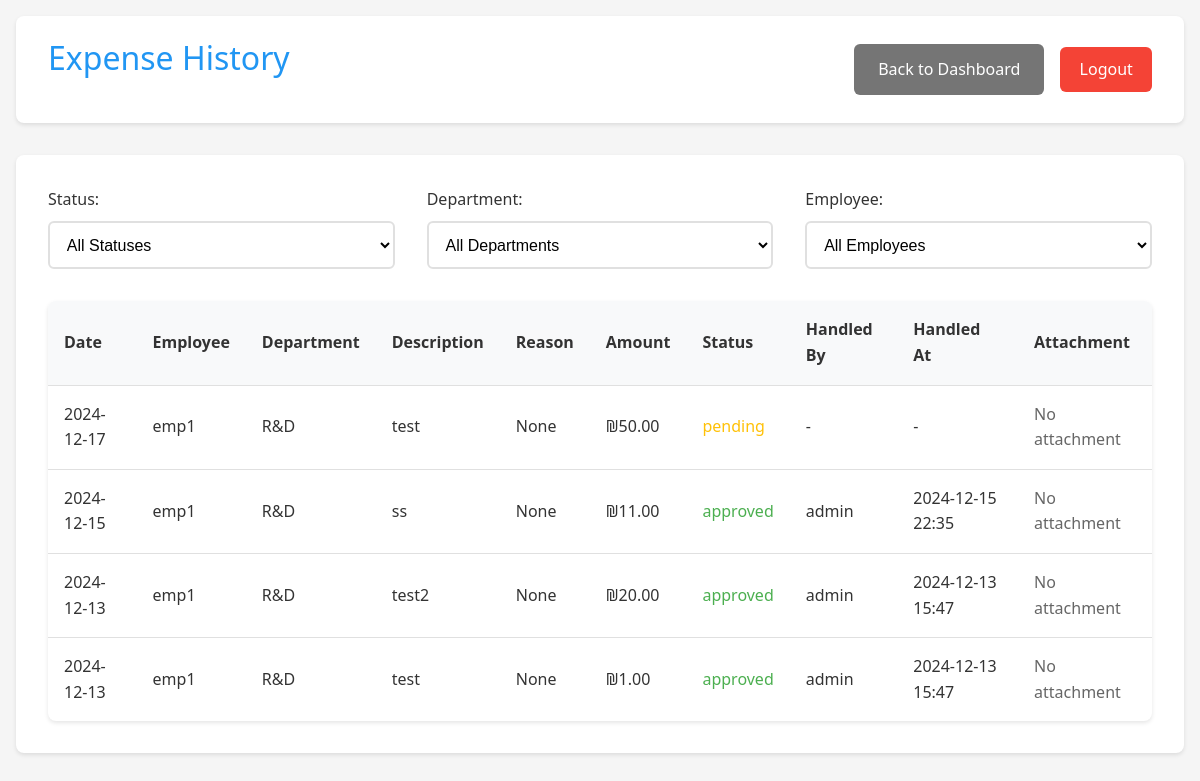
The page /manager/history (signed in) on the database as committed earlier.
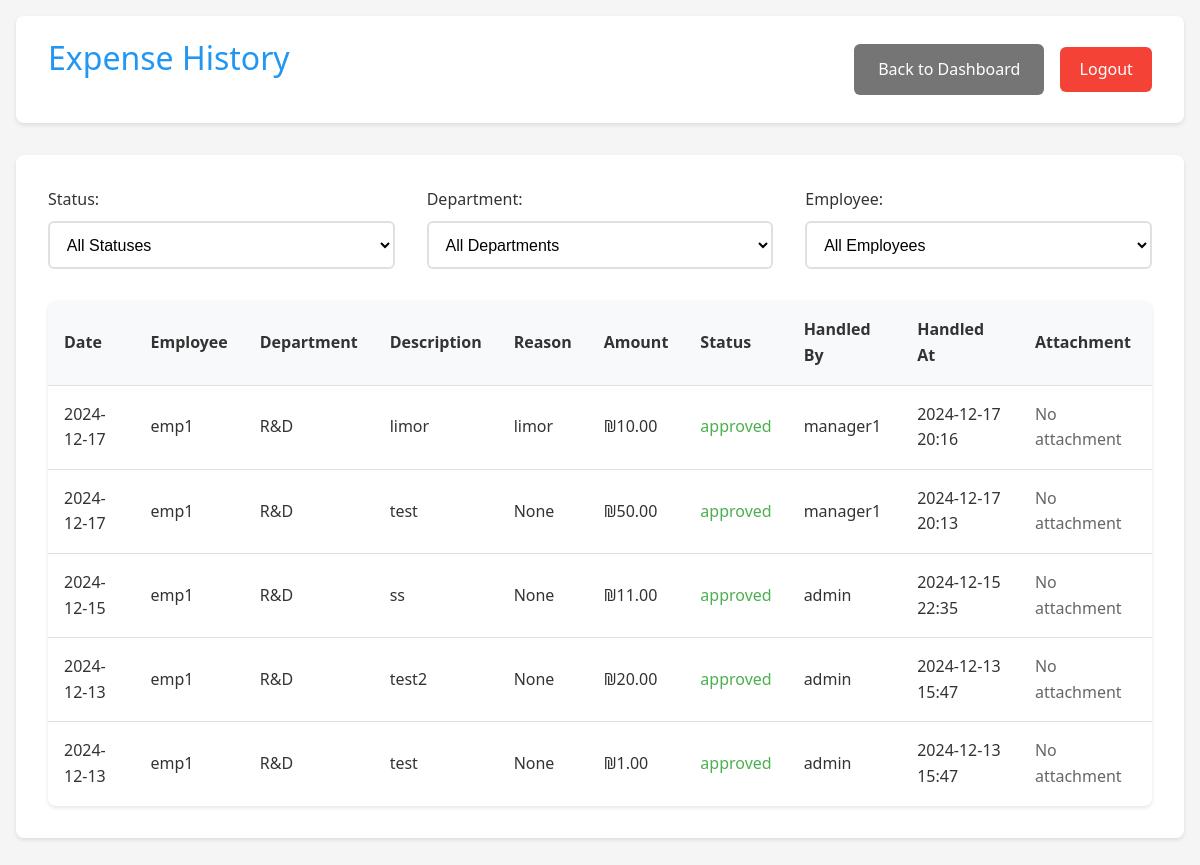
The same page on the database as committed later.
### app.py (models this page shows, shortened)
class Expense(db.Model):
    __tablename__ = 'expense'
    id = db.Column(db.Integer, primary_key=True)
    amount = db.Column(db.Float, nullable=False)
    description = db.Column(db.String(200))
    reason = db.Column(db.String(500))  # New field for reason
    date = db.Column(db.DateTime, nullable=False, default=datetime.utcnow)
    status = db.Column(db.String(20), default='pending')
    user_id = db.Column(db.Integer, db.ForeignKey('user.id'), nullable=False)
    subcategory_id = db.Column(db.Integer, db.ForeignKey('subcategory.id'), nullable=False)
    quote_filename = db.Column(db.String(255))
    invoice_filename = db.Column(db.String(255))
    receipt_filename = db.Column(db.String(255))
    manager_id = db.Column(db.Integer, db.ForeignKey('user.id'), nullable=True)
    handled_at = db.Column(db.DateTime, nullable=True)

class User(UserMixin, db.Model):
    __tablename__ = 'user'
    id = db.Column(db.Integer, primary_key=True)
    username = db.Column(db.String(80), unique=True, nullable=False)
    password = db.Column(db.String(120), nullable=False)
    is_manager = db.Column(db.Boolean, default=False)
    is_admin = db.Column(db.Boolean, default=False)
    department_id = db.Column(db.Integer, db.ForeignKey('department.id'))
    status = db.Column(db.String(20), default='active')  # active, inactive, pending
    submitted_expenses = db.relationship('Expense',
                                       primaryjoin='User.id==Expense.user_id',
                                       backref='submitter',
                                       lazy=True)
    handled_expenses = db.relationship('Expense',
                                     primaryjoin='User.id==Expense.manager_id',
                                     backref='handler',
                                     lazy=True)

class Department(db.Model):
    __tablename__ = 'department'
    id = db.Column(db.Integer, primary_key=True)
    name = db.Column(db.String(100), nullable=False)
    budget = db.Column(db.Float, default=0.0)
    users = db.relationship('User', backref='department', lazy=True)
    categories = db.relationship('Category', backref='department', lazy=True)

### app.py (the view)
@app.route('/manager/history')
@login_required
def expense_history():
    if not current_user.is_manager:
        return redirect(url_for('employee_dashboard'))
    status = request.args.get('status', 'all')
    employee = request.args.get('employee', 'all')
    department = request.args.get('department', 'all')
    query = Expense.query.join(User, Expense.user_id == User.id)
    if current_user.username != 'admin':
        query = query.filter(User.department_id == current_user.department_id)
    if status != 'all':
        query = query.filter(Expense.status == status)
    if employee != 'all':
        query = query.filter(Expense.user_id == employee)
    if department != 'all' and current_user.username == 'admin':
        query = query.filter(User.department_id == department)
    if current_user.username == 'admin':
        employees = User.query.filter_by(is_manager=False).all()
        departments = Department.query.all()
    else:
        employees = User.query.filter_by(
            is_manager=False,
            department_id=current_user.department_id
        ).all()
        departments = [current_user.department] if current_user.department else []
    expenses = query.order_by(Expense.date.desc()).all()
    return render_template('expense_history.html',
                         expenses=expenses,
                         employees=employees,
                         departments=departments,
                         selected_status=status,
                         selected_employee=employee,
                         selected_department=department)

### app.py (called while the page is built)
@login_manager.user_loader
def load_user(user_id):
    return User.query.get(int(user_id))

### templates/expense_history.html (shortened to what this page needs)
<!DOCTYPE html>
<html>
<head>
    <link rel="stylesheet" href="{{ url_for('static', filename='style.css') }}">
</head>
<body>
    <div class="container">
        <header>
            <h1>Expense History</h1>
            <div class="header-actions">
                <a href="{{ url_for('manager_dashboard') }}" class="button secondary">Back to Dashboard</a>
                <a href="{{ url_for('logout') }}" class="logout-btn">Logout</a>
            </div>
        </header>
        <div class="card">
            <div class="filters">
                <form method="GET" class="filter-form">
                    <div class="filter-group">
                        <label for="status">Status:</label>
                        <select name="status" id="status" onchange="this.form.submit()">
                            <option value="all" {% if selected_status == 'all' %}selected{% endif %}>All Statuses</option>
                        </select>
                    </div>
                    <div class="filter-group">
                        <label for="department">Department:</label>
                        <select name="department" id="department" onchange="this.form.submit()">
                            <option value="all" {% if selected_department == 'all' %}selected{% endif %}>All Departments</option>
                        </select>
                    </div>
                    <div class="filter-group">
                        <label for="employee">Employee:</label>
                        <select name="employee" id="employee" onchange="this.form.submit()">
                            <option value="all" {% if selected_employee == 'all' %}selected{% endif %}>All Employees</option>
                        </select>
                    </div>
                </form>
            </div>
            <div class="table-responsive">
                <table>
                    <thead>
                        <tr>
                            <th>Date</th>
                            <th>Employee</th>
                            <th>Department</th>
                            <th>Description</th>
                            <th>Reason</th>
                            <th>Amount</th>
                            <th>Status</th>
                            <th>Handled By</th>
                            <th>Handled At</th>
                            <th>Attachment</th>
                        </tr>
                    </thead>
                    <tbody>
                        {% for expense in expenses %}
                        <tr>
                            <td>{{ expense.date.strftime('%Y-%m-%d') }}</td>
                            <td>{{ expense.submitter.username }}</td>
                            <td>{{ expense.submitter.department.name if expense.submitter.department else 'N/A' }}</td>
                            <td>{{ expense.description }}</td>
                            <td>{{ expense.reason }}</td>
                            <td>₪{{ "%.2f"|format(expense.amount) }}</td>
                            <td class="status-{{ expense.status }}">{{ expense.status }}</td>
                            <td>
                                {% if expense.status != 'pending' %}
                                    {{ expense.handler.username if expense.handler else 'N/A' }}
                                {% else %}
                                    -
                                {% endif %}
                            </td>
                            <td>
                                {% if expense.handled_at %}
                                    {{ expense.handled_at.strftime('%Y-%m-%d %H:%M') }}
                                {% else %}
                                    -
                                {% endif %}
                            </td>
                            <td>
                                {% if expense.attachment_filename %}
                                    <a href="{{ url_for('download_file', filename=expense.attachment_filename) }}"
                                       class="button secondary small">Download</a>
                                {% else %}
                                    <span class="text-muted">No attachment</span>
                                {% endif %}
                            </td>
                        </tr>
                        {% endfor %}
                    </tbody>
                </table>
            </div>
        </div>
    </div>
</body>
</html>

### static/style.css (style rules this page uses)
:root { --primary-color: #2196F3; --secondary-color: #FFC107; --success-color: #4CAF50; --danger-color: #f44336; --text-color: #333; --bg-color: #f5f5f5; --card-bg: #ffffff; --background-light: #f8f9fa; }
* { margin: 0; padding: 0; box-sizing: border-box; transition: all 0.3s ease; }
body { font-family: 'Segoe UI', Roboto, Arial, sans-serif; background-color: var(--bg-color); color: var(--text-color); line-height: 1.6; }
.container { max-width: 1200px; margin: 0 auto; padding: 1rem; }
header { background-color: var(--card-bg); padding: 1rem 2rem; box-shadow: 0 2px 4px rgba(0,0,0,0.1); margin-bottom: 2rem; border-radius: 8px; display: flex; justify-content: space-between; align-items: center; }
h1 { color: var(--primary-color); font-weight: 500; margin-bottom: 1.5rem; }
.card { background-color: var(--card-bg); border-radius: 8px; box-shadow: 0 2px 4px rgba(0,0,0,0.1); padding: 2rem; margin-bottom: 2rem; }
label { display: block; margin-bottom: 0.5rem; color: var(--text-color); font-weight: 500; }
.button, button { display: inline-flex; align-items: center; justify-content: center; padding: 0.8rem 1.5rem; border: none; border-radius: 6px; font-size: 1rem; font-weight: 500; cursor: pointer; text-decoration: none; transition: transform 0.2s ease, box-shadow 0.2s ease; }
.button.secondary { background-color: #757575; color: white; }
.logout-btn { background-color: var(--danger-color); color: white; padding: 0.6rem 1.2rem; border-radius: 6px; text-decoration: none; font-weight: 500; }
table { width: 100%; border-collapse: separate; border-spacing: 0; margin-top: 1.5rem; background-color: var(--card-bg); border-radius: 8px; overflow: hidden; box-shadow: 0 2px 4px rgba(0,0,0,0.1); }
th, td { padding: 1rem; text-align: left; border-bottom: 1px solid #e0e0e0; }
th { background-color: #f8f9fa; font-weight: 600; color: var(--text-color); }
tr:last-child td { border-bottom: none; }
.status-approved { color: var(--success-color); font-weight: 500; }
.text-muted { color: #666; }
.header-actions { display: flex; gap: 1rem; align-items: center; }
.filters { margin-bottom: 2rem; }
.filter-form { display: flex; gap: 2rem; align-items: flex-end; }
.filter-group { flex: 1; }
.filter-group label { margin-bottom: 0.5rem; }
.filter-group select { width: 100%; padding: 0.8rem; border: 2px solid #e0e0e0; border-radius: 6px; font-size: 1rem; background-color: white; cursor: pointer; transition: border-color 0.3s ease; }

Rows that differ between the two databases and show on the page:
added Expense: date "2024-12-17", submitter.username "emp1", submitter.department "R&D", description "limor", reason "limor", amount "10.00", status "approved", handler "manager1", handled_at "2024-12-17 20:16"
changed Expense (number 2 of 5 on the later page): status "pending" → "approved"; handler (not shown) → "manager1"; handled_at (not shown) → "2024-12-17 20:13"; no longer shows "-"
